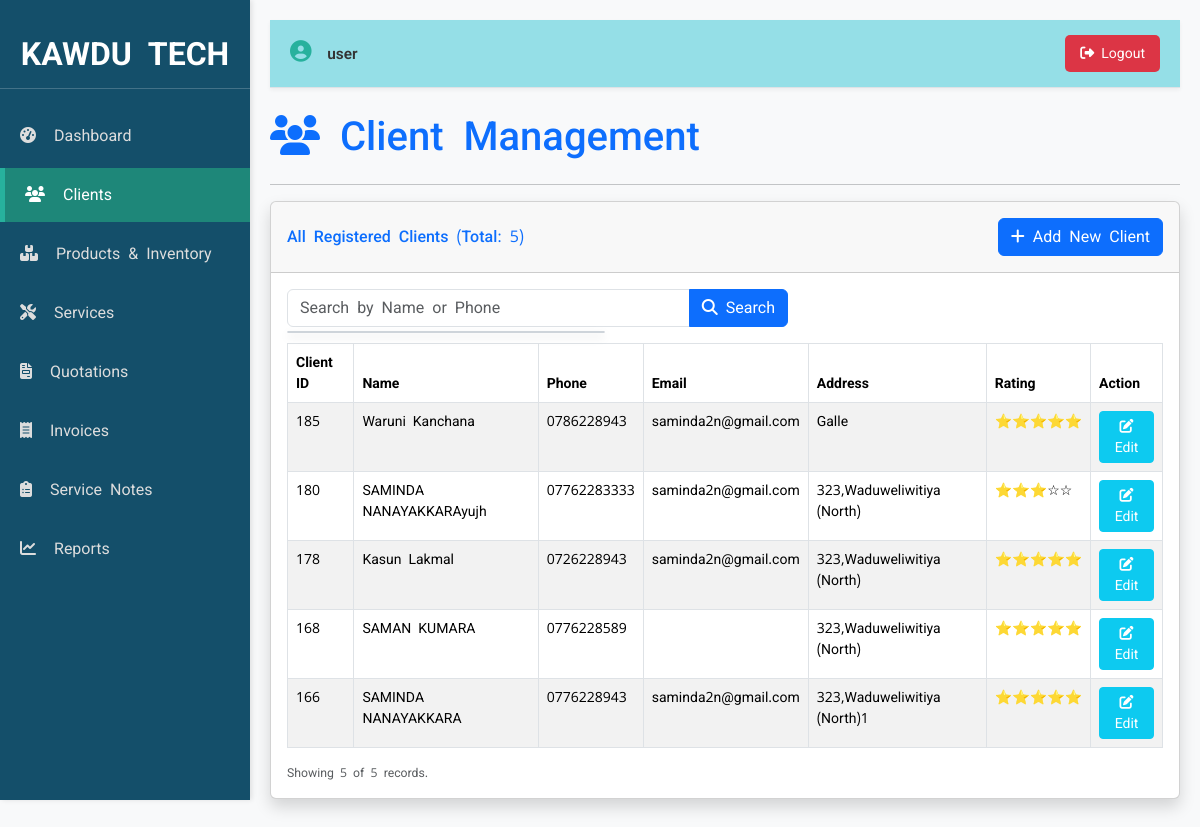
/clients.php (signed in), run on the app's committed database.
### tables this page shows
CREATE TABLE `clients` (
  `client_id` int(11) NOT NULL,
  `client_name` varchar(255) NOT NULL,
  `address` text DEFAULT NULL,
  `phone` varchar(20) DEFAULT NULL,
  `email` varchar(100) DEFAULT NULL,
  `whatsapp` varchar(15) DEFAULT NULL,
  `rating` int(1) NOT NULL DEFAULT 5
);

### clients.php (the view, shortened to what this page needs)
<?php
require_once 'header.php';
require_once 'db_connect.php';
$conn = new mysqli($servername, $username, $password, $dbname);
$limit = 10;
$page = isset($_GET['page']) ? (int)$_GET['page'] : 1;
$start = ($page - 1) * $limit;
$search_query = isset($_GET['search']) ? $conn->real_escape_string($_GET['search']) : '';
$client_data = [];
$search_condition = '';
$total_result = $conn->query("SELECT COUNT(client_id) AS count FROM clients" . $search_condition);
$total_records = $total_result->fetch_assoc()['count'];
$sql = "SELECT client_id, client_name, phone, email, address, whatsapp, rating FROM clients" . $search_condition . " ORDER BY client_id DESC LIMIT {$start}, {$limit}";
$result = $conn->query($sql);
if ($result->num_rows > 0) {
    while($row = $result->fetch_assoc()) {
        $client_data[] = $row;
    }
}
?>
    <h1 class="mb-4 text-primary"><i class="fas fa-users"></i> Client Management</h1>
    <hr>
    <div class="card shadow mb-4">
        <div class="card-header py-3 d-flex justify-content-between align-items-center">
            <h6 class="m-0 font-weight-bold text-primary">All Registered Clients (Total: <?php echo $total_records; ?>)</h6>
            <button class="btn btn-primary" data-bs-toggle="modal" data-bs-target="#addClientModal" onclick="prepareAddModal()">
                <i class="fas fa-plus"></i> Add New Client
            </button>
        </div>
        <div class="card-body">
            <div class="row mb-3">
                <div class="col-md-7">
                    <form action="clients.php" method="GET" class="input-group">
                        <input type="text"
                               class="form-control"
                               placeholder="Search by Name or Phone"
                               name="search"
                               id="clientSearchInput"
                               value="<?php echo htmlspecialchars($search_query); ?>"
                               autocomplete="off">
                        <button class="btn btn-primary" type="submit"><i class="fas fa-search"></i> Search</button>
                    </form>
                    <div id="clientSuggestions" class="list-group position-absolute mt-1" style="z-index: 1000; width: 35%;">
                    </div>
                </div>
            </div>
            <div class="table-responsive">
                <table class="table table-bordered table-striped table-hover" id="clientsTable" width="100%" cellspacing="0">
                    <thead>
                        <tr>
                            <th>Client ID</th>
                            <th>Name</th>
                            <th>Phone</th>
                            <th>Email</th>
                            <th>Address</th>
                            <th>Rating</th>
                            <th>Action</th>
                        </tr>
                    </thead>
                    <tbody>
                        <?php if (!empty($client_data)): ?>
                            <?php foreach ($client_data as $client):
                                $js_edit_call = "loadClientForEdit({$client['client_id']})";
                            ?>
                            <tr>
                                <td><?php echo htmlspecialchars($client['client_id']); ?></td>
                                <td><?php echo htmlspecialchars($client['client_name']); ?></td>
                                <td><?php echo htmlspecialchars($client['phone']); ?></td>
                                <td><?php echo htmlspecialchars($client['email']); ?></td>
                                <td><?php echo htmlspecialchars($client['address']); ?></td>
                                <td>
                                    <?php
                                        $rating = $client['rating'] ?? 0;
                                        $stars = '';
                                        for ($i = 1; $i <= 5; $i++) {
                                            $stars .= ($i <= $rating) ? '⭐' : '☆';
                                        }
                                        echo $stars;
                                    ?>
                                </td>
                                <td>
                                    <button class="btn btn-sm btn-info text-white" onclick="<?php echo $js_edit_call; ?>">
                                        <i class="fas fa-edit"></i> Edit
                                    </button>
                                </td>
                            </tr>
                            <?php endforeach; ?>
                        <?php else: ?>
                            <tr>
                                <td colspan="7" class="text-center">No clients found <?php echo !empty($search_query) ? "matching '{$search_query}'" : ""; ?>.</td>
                            </tr>
                        <?php endif; ?>
                    </tbody>
                </table>
            </div>
            <div class="d-flex justify-content-between align-items-center">
                <div class="small text-muted">Showing <?php echo min($limit, count($client_data)); ?> of <?php echo $total_records; ?> records.</div>
            </div>
        </div>
    </div>
<?php
require_once 'footer.php';
?>

### styles.css (style rules this page uses)
:root { --sidebar-bg: #144f6a; --primary-color: #27b19d; --accent-color: #1e8779; --light-grey-bg: #f0f0f0; --secondary-bg: #f8f9fa; --modal-bg: #f0f0f0; --header-bg: #d4edda; --header-text: #155724; --sidebar-width: 250px; --top-nav-bg: #95dfe7; --icon-area-bg: #9dadc1; }
body { background-color: var(--secondary-bg); font-family: 'Noto Sans Sinhala', 'Roboto', sans-serif; font-size: 14px; margin: 0; padding: 0; }

### clients.php (style rules this page uses)
#clientSuggestions { border: 1px solid #ced4da !important; border-radius: 0.25rem !important; box-shadow: 0 4px 10px rgba(0, 0, 0, 0.15) !important; background-color: #ffffff !important; max-height: 250px; overflow-y: auto; }

### data on the page
clients: client_id "185", client_name "Waruni Kanchana", phone "0786228943", email "saminda2n@gmail.com", address "Galle", stars "⭐⭐⭐⭐⭐"
clients: client_id "180", client_name "SAMINDA NANAYAKKARAyujh", phone "07762283333", email "saminda2n@gmail.com", address "323,Waduweliwitiya (North)", stars "⭐⭐⭐☆☆"
clients: client_id "178", client_name "Kasun Lakmal", phone "0726228943", email "saminda2n@gmail.com", address "323,Waduweliwitiya (North)", stars "⭐⭐⭐⭐⭐"
clients: client_id "168", client_name "SAMAN KUMARA", phone "0776228589", address "323,Waduweliwitiya (North)", stars "⭐⭐⭐⭐⭐"
clients: client_id "166", client_name "SAMINDA NANAYAKKARA", phone "0776228943", email "saminda2n@gmail.com", address "323,Waduweliwitiya (North)1", stars "⭐⭐⭐⭐⭐"

### other printed values
$userName "user"
$total_records "5"
min($limit, count($client_data)) "5"
